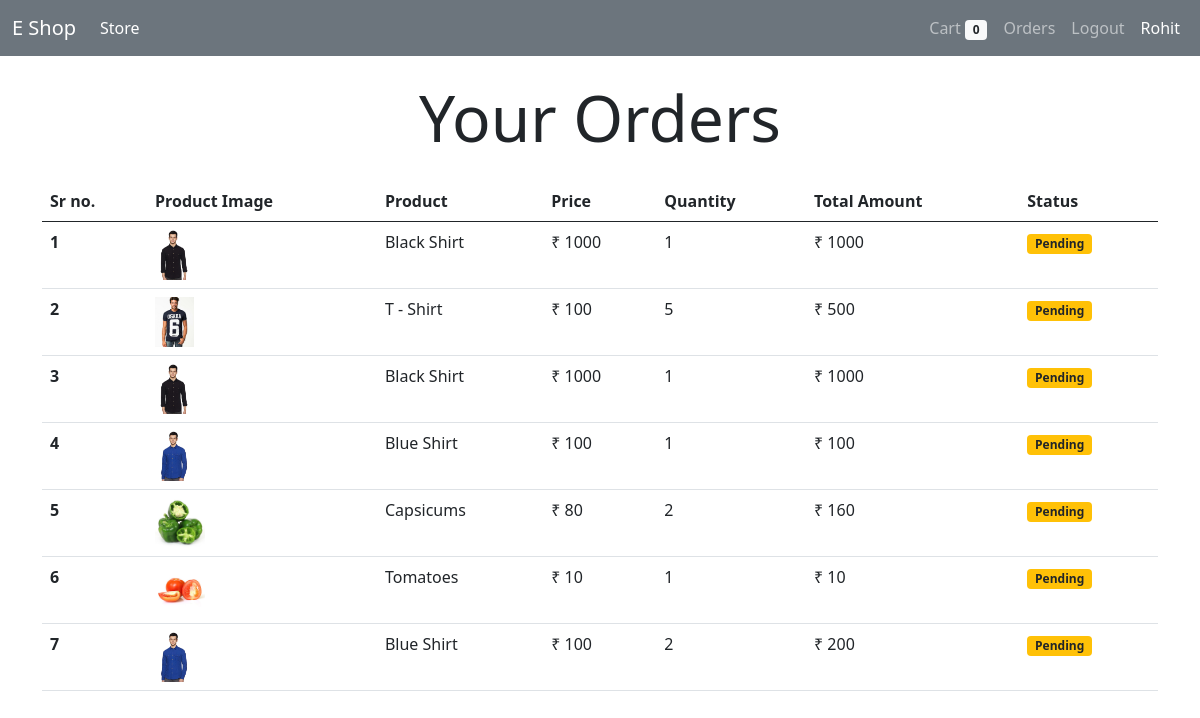
Page /orders (signed in) on the committed database.
### store/models.py (models this page shows, shortened)
class Order(models.Model):
    product = models.ForeignKey(Product, on_delete=models.CASCADE)
    customer = models.ForeignKey(Customer, on_delete=models.CASCADE)
    quantity = models.IntegerField(default=1)
    price = models.IntegerField()
    address = models.CharField(max_length=50)
    phone = models.CharField(max_length=15)
    date = models.DateField(default=datetime.datetime.today)
    status = models.BooleanField(default=False)
    def __str__(self):
        return f'{self.customer} {self.product.name}'

class Product(models.Model):
    name = models.CharField(max_length=60)
    price = models.IntegerField(default=0)
    description = models.CharField(max_length=200, default="")
    image = models.ImageField(upload_to='uploads/products/')
    category = models.ForeignKey(Category, on_delete=models.CASCADE, default=1)

### store/views.py (the view)
# urls.py: path('orders', views.orders, name='orders'),
@login_required(login_url='login')
def orders(request):
    customer = Customer.objects.get(user= request.user.id)
    orders = Order.objects.filter(customer = customer).order_by('-date')
    print("ORDERS ", orders)
    return render(request, 'orders.html', {'orders':orders})

### store/models.py (called while the page is built)
    def __str__(self):
        return self.user.first_name

### store/templatetags/cart.py (called while the page is built)
@register.filter(name = 'multiply')
def multiply(n1, n2):
    return n1*n2

### store/templates/orders.html
{% extends 'base.html' %}
{% block content %}
{% load cart %}
<div class="container">
    <h2 class="display-3 text-center my-4">Your Orders</h2>
    <table class="table">
        <thead>
          <tr>
            <th scope="col">Sr no.</th>
            <th scope="col">Product Image</th>
            <th scope="col">Product</th>
            <th scope="col">Price</th>
            <th scope="col">Quantity</th>
            <th scope="col">Total Amount</th>
            <th scope="col">Status</th>
          </tr>
        </thead>
        <tbody>
            {% for order in orders %}
          <tr>
            <th scope="row">{{forloop.counter}}</th>
            <td><img src="{{order.product.image.url}}" alt="" style="height:50px"></td>
            <td>{{order.product.name}}</td>
            <td>₹ {{order.price}}</td>
            <td>{{order.quantity}}</td>
            <td>₹ {{order.quantity|multiply:order.price}}</td>
            {% if order.status %}
            <td><small class="badge bg-success">Completed</small></td>
            {% else %}
            <td><small class="badge bg-warning text-dark">Pending</small></td>
            {% endif %}
          </tr>
          {% endfor %}
        </tbody>
      </table>
</div>
{% endblock %}

### store/templates/base.html (shortened to what this page needs)
<!DOCTYPE html>
<html lang="en">
<head>
    <link href="https://cdn.jsdelivr.net/npm/bootstrap@5.0.2/dist/css/bootstrap.min.css" rel="stylesheet">
</head>
<body>
    <nav class="navbar navbar-expand-lg navbar-dark bg-secondary">
        <div class="container-fluid">
          <a class="navbar-brand" href="/">E Shop</a>
          <div class="collapse navbar-collapse" id="navbarSupportedContent">
            <ul class="navbar-nav me-auto mb-2 mb-lg-0">
              <li class="nav-item">
                <a class="nav-link active" aria-current="page" href="/">Store</a>
              </li>
            </ul>
            <ul class="navbar-nav ml-auto mb-2 mb-lg-0">
              <li class="nav-item">
                <a class="nav-link" href="/cart">Cart
                  <span class="badge bg-light text-dark">{{request.session.cart.keys|length}}</span>
                </a>
              </li>
              {% if user.is_authenticated %}
              <li class="nav-item">
                <li class="nav-item">
                  <a class="nav-link" href="/orders">Orders</a>
                </li>
                <li class="nav-item">
                  <a class="nav-link" href="/logout">Logout</a>
                </li>
                <a class="nav-link active" href="#">{{request.user.first_name}}</a>
              </li>
              {% endif %}
          </div>
        </div>
      </nav>
      {% block content %}
      {% endblock %}
</body>
</html>

### rows in the picture
Order: product.image (picture), product.name "Black Shirt", price "1000", quantity "1", quantity|multiply "1000", status "Pending"
Order: product.image (picture), product.name "T - Shirt", price "100", quantity "5", quantity|multiply "500", status "Pending"
Order: product.image (picture), product.name "Black Shirt", price "1000", quantity "1", quantity|multiply "1000", status "Pending"
Order: product.image (picture), product.name "Blue Shirt", price "100", quantity "1", quantity|multiply "100", status "Pending"
Order: product.image (picture), product.name "Capsicums", price "80", quantity "2", quantity|multiply "160", status "Pending"
Order: product.image (picture), product.name "Tomatoes", price "10", quantity "1", quantity|multiply "10", status "Pending"
Order: product.image (picture), product.name "Blue Shirt", price "100", quantity "2", quantity|multiply "200", status "Pending"

### other values in the picture
{{ request.session.cart.keys|length }} "0"
{{ request.user.first_name }} "Rohit"
